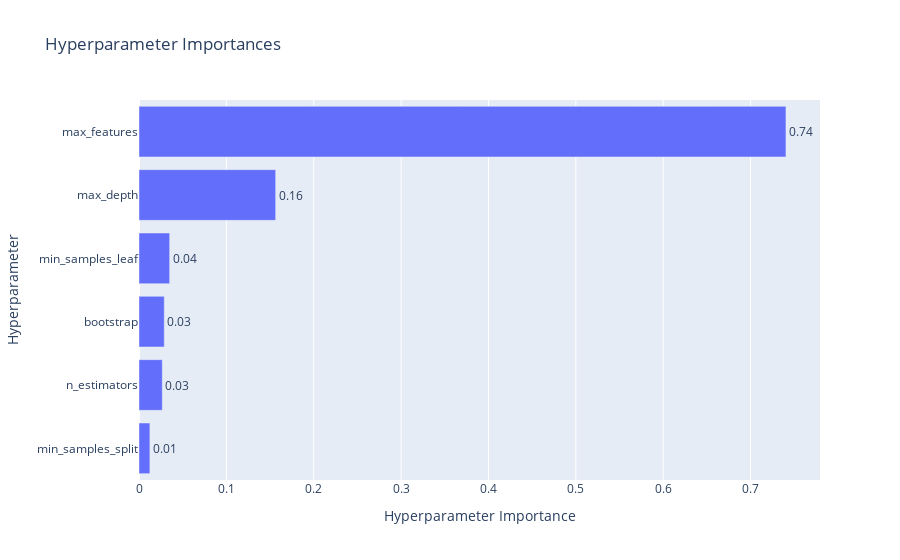

This figure's notebook cell:
### Code cell
# 5. Hyperparameter Importance
plot_param_importances(study).show()

### Figure 1 — Plotly figure (JSON) as saved in the notebook; plotly's stock layout.template omitted (floating-point values rounded to 4 significant figures)
{"data": [{"cliponaxis": false, "hovertemplate": ["min_samples_split (IntDistribution): 0.012441056344629936<extra></extra>", "n_estimators (IntDistribution): 0.026638082495202848<extra></extra>", "bootstrap (CategoricalDistribution): 0.02889850074894438<extra></extra>", "min_samples_leaf (IntDistribution): 0.03509506606440726<extra></extra>", "max_depth (IntDistribution): 0.15642158796165448<extra></extra>", "max_features (CategoricalDistribution): 0.7405057063851611<extra></extra>"], "name": "Objective Value", "orientation": "h", "text": ["0.01", "0.03", "0.03", "0.04", "0.16", "0.74"], "textposition": "outside", "type": "bar", "x": [0.01244, 0.02664, 0.0289, 0.0351, 0.1564, 0.7405], "y": ["min_samples_split", "n_estimators", "bootstrap", "min_samples_leaf", "max_depth", "max_features"]}], "layout": {"title": {"text": "Hyperparameter Importances"}, "xaxis": {"title": {"text": "Hyperparameter Importance"}}, "yaxis": {"title": {"text": "Hyperparameter"}}}}
